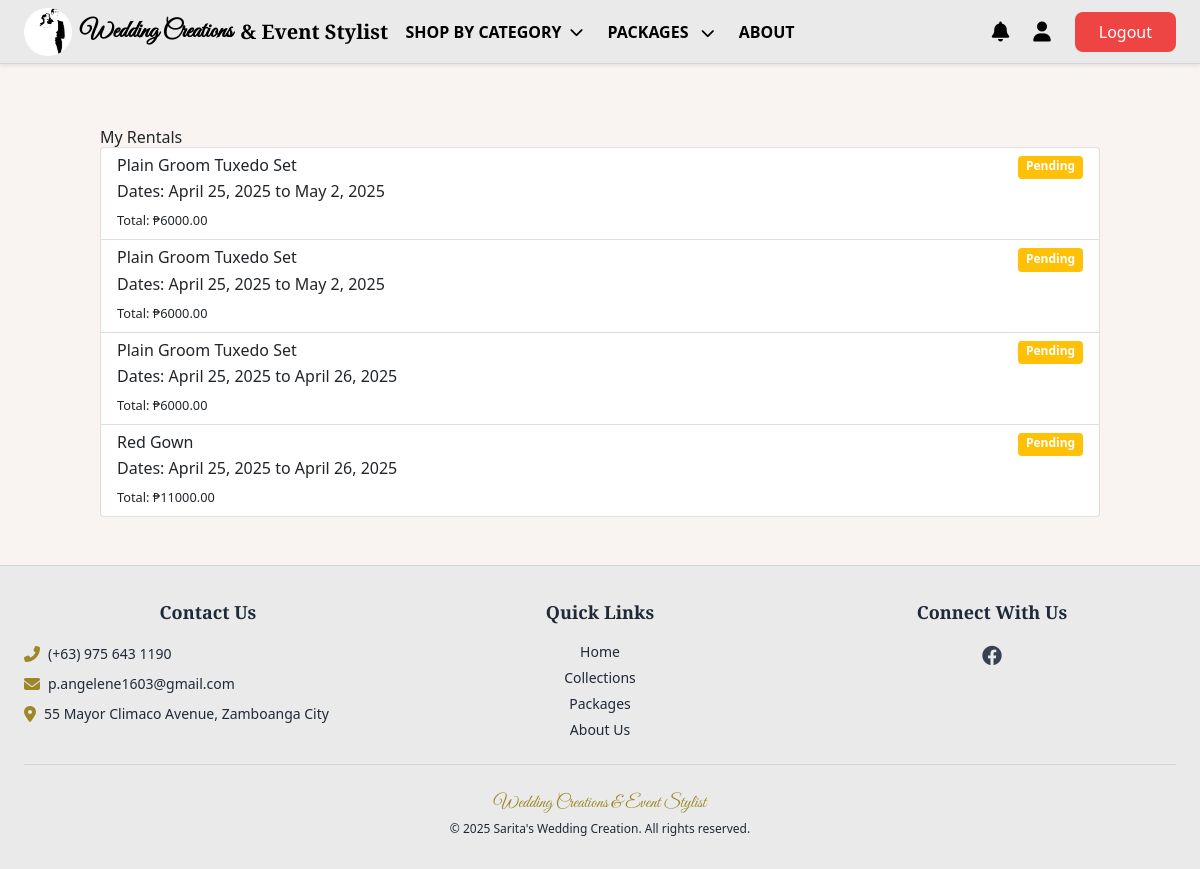
The page /rentals/ (signed in) on the database as committed earlier.
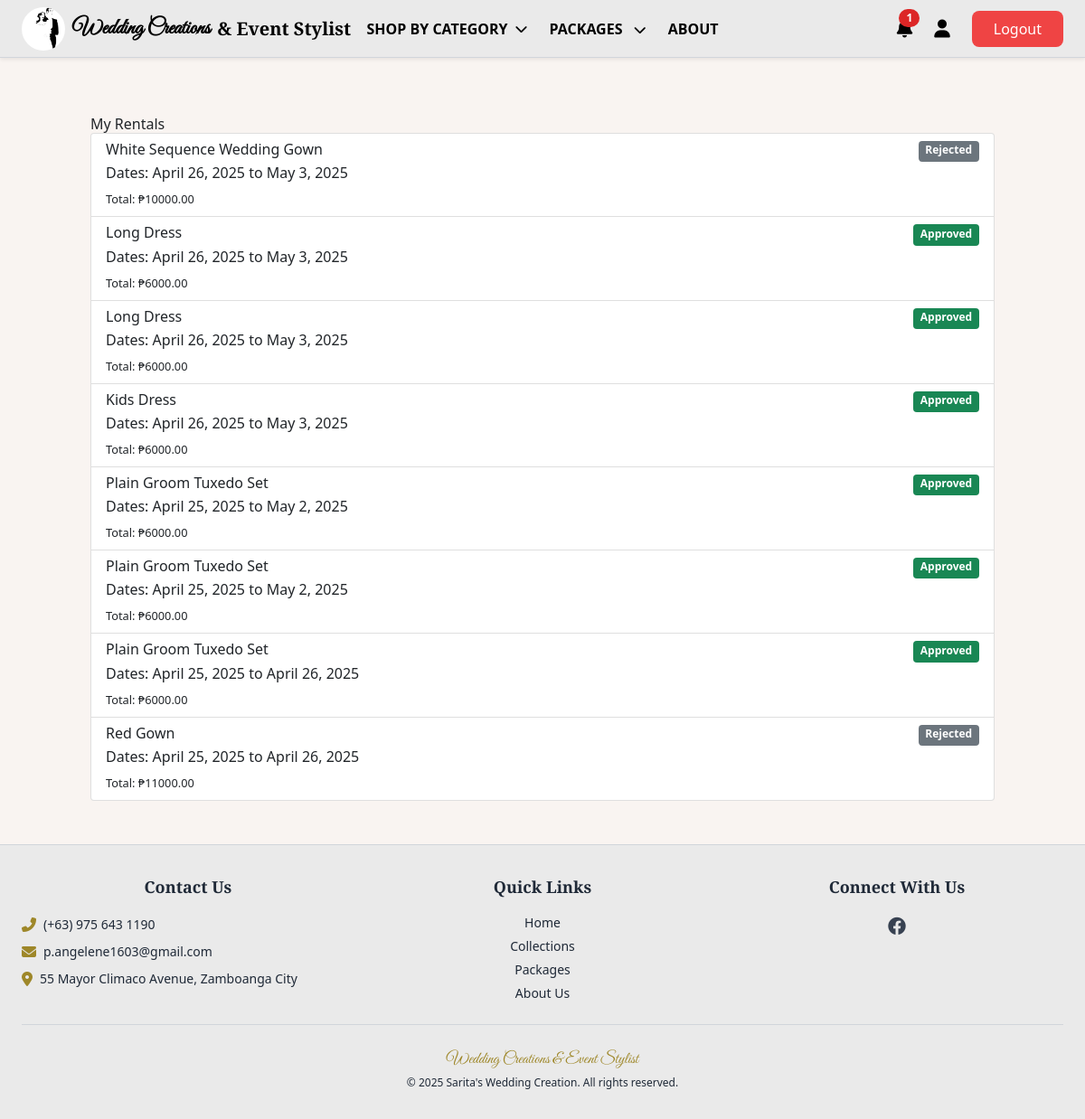
The same page on the database as committed later.
### saritasapp/models.py (models this page shows, shortened)
class Rental(models.Model):
    PENDING = "Pending"
    APPROVED = "Approved"
    RENTED = "Rented"
    RETURNED = "Returned"
    OVERDUE = "Overdue"
    CANCELLED = "Cancelled"
    REJECTED = "Rejected"
    STATUS_CHOICES = [
        (PENDING, "Pending"),
        (APPROVED, "Approved"),
        (RENTED, "Rented"),
        (RETURNED, "Returned"),
        (OVERDUE, "Overdue"),
        (CANCELLED, "Cancelled"),
        (REJECTED, "Rejected"),
    ]
    customer = models.ForeignKey('Customer', on_delete=models.CASCADE, related_name="rentals")
    inventory = models.ForeignKey('Inventory', on_delete=models.CASCADE, related_name="rentals")
    staff = models.ForeignKey(
        settings.AUTH_USER_MODEL,
        on_delete=models.SET_NULL,
        null=True,
        blank=True,
        related_name="processed_rentals"
    )
    rental_start = models.DateField(default=timezone.now)
    rental_end = models.DateField()
    deposit = models.DecimalField(max_digits=10, decimal_places=2, default=0)
    status = models.CharField(max_length=10, choices=STATUS_CHOICES, default=PENDING)
    created_at = models.DateTimeField(auto_now_add=True)
    updated_at = models.DateTimeField(auto_now=True)
    notes = models.TextField(blank=True, null=True)
    inventory_decremented = models.BooleanField(default=False)
    rejection_reason = models.TextField(blank=True, null=True)
    class Meta:
        ordering = ['-created_at']
        indexes = [
            models.Index(fields=['status']),
            models.Index(fields=['rental_start', 'rental_end']),
        ]
    @property
    def total_cost(self):
        return float(self.inventory.rental_price) + float(self.deposit)

class Inventory(models.Model):
    name = models.CharField(max_length=255)
    branch = models.ForeignKey(Branch, on_delete=models.CASCADE, related_name="inventory_items")
    category = models.ForeignKey(Category, on_delete=models.CASCADE, related_name="items")
    item_type = models.ForeignKey(ItemType, on_delete=models.SET_NULL, null=True, blank=True)
    color = models.ForeignKey(Color, null=True, blank=True, on_delete=models.SET_NULL, related_name="inventory_items")
    size = models.ForeignKey(Size, null=True, blank=True, on_delete=models.SET_NULL, related_name="inventory_items")
    quantity = models.IntegerField(default=0)
    rental_price = models.DecimalField(max_digits=10, decimal_places=2)
    reservation_price = models.DecimalField(max_digits=10, decimal_places=2, null=True, blank=True)
    deposit_price = models.DecimalField(max_digits=10, decimal_places=2, null=True, blank=True)
    purchase_price = models.DecimalField(max_digits=10, decimal_places=2, null=True, blank=True)
    available = models.BooleanField(default=True)
    image = models.ImageField(upload_to="inventory/", null=True, blank=True)
    created_at = models.DateTimeField(auto_now_add=True)
    updated_at = models.DateTimeField(auto_now=True)
    class Meta:
        verbose_name_plural = "Inventory"
        ordering = ['-created_at']

### customerapp/views.py (the view)
# urls.py: path('rentals/', views.rental_list, name='rental_list'),
@login_required
def rental_list(request):
    rentals = Rental.objects.filter(customer=request.user.customer_profile)
    return render(request, 'customerapp/rental_list.html', {'rentals': rentals})

### customerapp/context_processors.py (called while the page is built)
def notifications(request):
    if request.user.is_authenticated:
        cache_key = f'unread_count_{request.user.id}'
        count = cache.get(cache_key)
        if count is None:
            count = Notification.objects.filter(
                user=request.user,
                is_read=False
            ).count()
            cache.set(cache_key, count, 60)  # Cache for 60 seconds
        return {'unread_count': count}
    return {'unread_count': 0}

def categories_processor(request):
    return {
        'categories': Category.objects.all()
    }

### saritasapp/context_processors.py (called while the page is built)
def notifications(request):
    if request.user.is_authenticated:
        return {
            'unread_count': Notification.objects.filter(user=request.user, is_read=False).count()
        }
    return {}

### customerapp/templates/customerapp/rental_list.html (shortened to what this page needs)
{% extends 'customerapp/base.html' %}
{%load static%}
{% block content %}
<div class="container py-5">
    <h2>My Rentals</h2>
    <div class="list-group">
        {% for rental in rentals %}
        <a href="{% url 'customerapp:rental_detail' rental_id=rental.id %}" class="list-group-item list-group-item-action">
            <div class="d-flex w-100 justify-content-between">
                <h5 class="mb-1">{{ rental.inventory.name }}</h5>
                <span class="badge bg-{% if rental.status == 'Approved' %}success{% elif rental.status == 'Pending' %}warning{% else %}secondary{% endif %}">
                    {{ rental.get_status_display }}
                </span>
            </div>
            <p class="mb-1">Dates: {{ rental.rental_start }} to {{ rental.rental_end }}</p>
            <small>Total: ₱{{ rental.total_cost|floatformat:2 }}</small>
        </a>
        {% empty %}
        <div class="alert alert-info">You have no rental history</div>
        {% endfor %}
    </div>
</div>
{% endblock %}

### customerapp/templates/customerapp/base.html (shortened to what this page needs)
{% load static %}
<!DOCTYPE html>
<html lang="en">
<head>
    <script src="https://cdn.tailwindcss.com"></script>
    <link rel="stylesheet" href="https://cdnjs.cloudflare.com/ajax/libs/font-awesome/6.0.0/css/all.min.css">
    <link href="https://cdn.jsdelivr.net/npm/bootstrap@5.1.3/dist/css/bootstrap.min.css" rel="stylesheet"
        media="print" onload="this.media='all'">
    <link rel="stylesheet" href="https://cdnjs.cloudflare.com/ajax/libs/font-awesome/6.4.0/css/all.min.css">
    {% block extra_css %}
    <link rel="stylesheet" href="{% static 'css/notifications.css' %}">
    {% endblock %}
</head>
<body class="bg-custom min-h-screen pt-20 flex flex-col">
    <header class="fixed top-0 left-0 right-0 h-16 bg-[#EAEAEA] flex items-center px-4 z-50 border-b border-gray-300 shadow-sm">
        <div class="flex items-center">
            <a href="{% url 'customerapp:homepage' %}" class="flex items-center gap-2">
                <img src="{% static 'images/Logo.png' %}" alt="Logo" class="w-12 h-12 rounded-full">
                <span class="text-2xl font-bold text-black" style="font-family: 'Great Vibes', cursive;">
                    Wedding Creations
                </span>
                <span class="text-xl font-semibold text-black hidden sm:inline-block"
                    style="font-family: 'Playfair Display', serif;">
                    & Event Stylist
                </span>
            </a>
        </div>
        <div class="hidden lg:flex items-center justify-center absolute left-0 right-0 mx-auto w-fit">
            <div class="flex items-center gap-6">
                <div class="relative group">
                    <a href="{% url 'customerapp:collections' %}">
                        <button class="flex items-center text-black font-semibold hover:text-[#AD974F] transition-colors">
                            SHOP BY CATEGORY
                            <i class="fas fa-chevron-down ml-2 text-sm transition-transform duration-200 group-hover:rotate-180"></i>
                        </button>
                    </a>
                </div>
                <div class="relative group">
                    <a href="{% url 'customerapp:package_list' %}" class="flex items-center">
                        <button class="text-black font-semibold hover:text-[#AD974F] transition-colors">
                            PACKAGES
                            <i class="fas fa-chevron-down ml-2 text-sm transition-transform duration-200 group-hover:rotate-180"></i>
                        </button>
                    </a>
                </div>
                <a href="{% url 'customerapp:about_us' %}"
                    class="text-black font-semibold hover:text-[#AD974F] transition-colors">
                    ABOUT
                </a>
            </div>
        </div>
        <div class="hidden lg:flex items-center gap-4 ml-auto">
            {% if user.is_authenticated %}
                {% if user.is_staff or user.is_superuser %}
                    <a href="{% url 'saritasapp:dashboard' %}"
                       class="shine-effect px-4 py-2 bg-[#AD974F] text-white rounded-lg hover:bg-[#8a7a3f] transition-colors">
                        Admin Dashboard
                    </a>
                {% else %}
                    <a href="{% url 'customerapp:notifications' %}"
                        class="text-black hover:text-[#AD974F] transition-colors relative">
                        <i class="fas fa-bell text-xl"></i>
                        {% if unread_count > 0 %}
                        <span
                            class="absolute -top-2 -right-2 inline-flex items-center justify-center px-2 py-1 text-xs font-bold leading-none text-white transform bg-red-600 rounded-full">
                            {{ unread_count }}
                        </span>
                        {% endif %}
                    </a>
                    <a href="{% url 'customerapp:customer_profile' %}"
                        class="text-black hover:text-[#AD974F] transition-colors">
                        <i class="fas fa-user text-xl"></i>
                    </a>
                {% endif %}
                <button type="button" class="shine-effect px-4 py-2 text-white bg-red-500 hover:bg-red-600 rounded-lg transition-colors"
                    data-bs-toggle="modal" data-bs-target="#logoutModal">
                    Logout
                </button>
            {% else %}
                <a href="{% url 'saritasapp:sign_in' %}"
                    class="text-black font-semibold hover:text-[#AD974F] transition-colors">
                    Login
                </a>
            {% endif %}
        </div>
    </header>
    <main class="flex-grow">
        {% block content %}{% endblock %}
    </main>
    <footer class="bg-[#EAEAEA] text-gray-800 border-t border-gray-300 text-sm mt-auto">
        <div class="max-w-7xl mx-auto px-4 py-8">
            <div class="grid grid-cols-1 md:grid-cols-3 gap-6">
                <div class="text-center md:text-left">
                    <h3 class="text-lg font-bold mb-3" style="font-family: 'Playfair Display', serif;">Contact Us</h3>
                    <ul class="space-y-1.5">
                        <li class="flex items-center justify-center md:justify-start">
                            <i class="fas fa-phone-alt mr-2 text-[#9E8729] text-base"></i>
                            <span>(+63) 975 643 1190</span>
                        </li>
                        <li class="flex items-center justify-center md:justify-start">
                            <i class="fas fa-envelope mr-2 text-[#9E8729] text-base"></i>
                            <span>p.angelene1603@gmail.com</span>
                        </li>
                        <li class="flex items-center justify-center md:justify-start">
                            <i class="fas fa-map-marker-alt mr-2 text-[#9E8729] text-base"></i>
                            <a href="https://www.google.com/maps/place/saritas+wedding+creation+%26+event+stylist/@6.9084959,122.0742049,277m/data=!3m1!1e3!4m14!1m7!3m6!1s0x325041fce97fb3ab:0xfb452d2e1adf3089!2s55+Mayor+Climaco+Ave,+Zamboanga,+Zamboanga+del+Sur!3b1!8m2!3d6.9079704!4d122.0743751!3m5!1s0x32504170a95a1997:0x55de74dd6f4492cb!8m2!3d6.908776!4d122.0741449!16s%2Fg%2F11y1cxxry5?entry=ttu&g_ep=EgoyMDI1MDQxNi4xIKXMDSoASAFQAw%3D%3D"
                               class="hover:no-underline focus:outline-none"
                               style="all: unset; cursor: pointer;"
                               target="_blank" rel="noopener noreferrer">
                                55 Mayor Climaco Avenue, Zamboanga City
                            </a>
                        </li>
                    </ul>
                </div>
                <div class="text-center">
                    <h3 class="text-lg font-bold mb-3" style="font-family: 'Playfair Display', serif;">Quick Links</h3>
                    <ul class="space-y-1.5">
                        <li><a href="{% url 'customerapp:homepage' %}" class="hover:text-[#AD974F] transition-colors">Home</a></li>
                        <li><a href="{% url 'customerapp:collections' %}" class="hover:text-[#AD974F] transition-colors">Collections</a></li>
                        <li><a href="{% url 'customerapp:package_list' %}" class="hover:text-[#AD974F] transition-colors">Packages</a></li>
                        <li><a href="{% url 'customerapp:about_us' %}" class="hover:text-[#AD974F] transition-colors">About Us</a></li>
                    </ul>
                </div>
                <div class="text-center">
                    <h3 class="text-lg font-bold mb-3" style="font-family: 'Playfair Display', serif;">Connect With Us</h3>
                    <div class="flex justify-center space-x-3">
                        <a href="https://www.facebook.com/saritasweddingcreationandeventstylist" class="text-gray-700 hover:text-[#AD974F] transition-colors text-xl">
                            <i class="fab fa-facebook"></i>
                        </a>
                    </div>
                </div>
            </div>
            <div class="border-t border-gray-300 mt-6 pt-6 text-center">
                <p style="font-family: 'Great Vibes', cursive;" class="text-lg text-[#9E8729] mb-1">Wedding Creations & Event Stylist</p>
                <p class="text-xs">&copy; {% now "Y" %} Sarita's Wedding Creation. All rights reserved.</p>
            </div>
        </div>
    </footer>
</body>
</html>

### customerapp/templates/customerapp/base.html (style rules this page uses)
.shine-effect { position: relative; overflow: hidden; }
.shine-effect::after { content: ''; position: absolute; top: 0; left: -100%; width: 100%; height: 100%; background: linear-gradient(90deg, rgba(255, 255, 255, 0) 0%, rgba(255, 255, 255, 0.3) 50%, rgba(255, 255, 255, 0) 100%); transition: none; }
.bg-custom { background-color: #f9f4f1; }

Rows that differ between the two databases and show on the page:
added Rental: inventory.name "White Sequence Wedding Gown", status "Rejected", rental_start "April 26, 2025", rental_end "May 3, 2025", total_cost "10000.00"
added Rental: inventory.name "Long Dress", status "Approved", rental_start "April 26, 2025", rental_end "May 3, 2025", total_cost "6000.00"
added Rental: inventory.name "Long Dress", status "Approved", rental_start "April 26, 2025", rental_end "May 3, 2025", total_cost "6000.00"
added Rental: inventory.name "Kids Dress", status "Approved", rental_start "April 26, 2025", rental_end "May 3, 2025", total_cost "6000.00"
changed Rental (number 5 of 8 on the later page): status "Pending" → "Approved"
changed Rental (number 6 of 8 on the later page): status "Pending" → "Approved"
changed Rental (number 7 of 8 on the later page): status "Pending" → "Approved"
changed Rental "Red Gown": status "Pending" → "Rejected"
Other text that changed with them:
{{ unread_count }}: (not shown) → "1"
